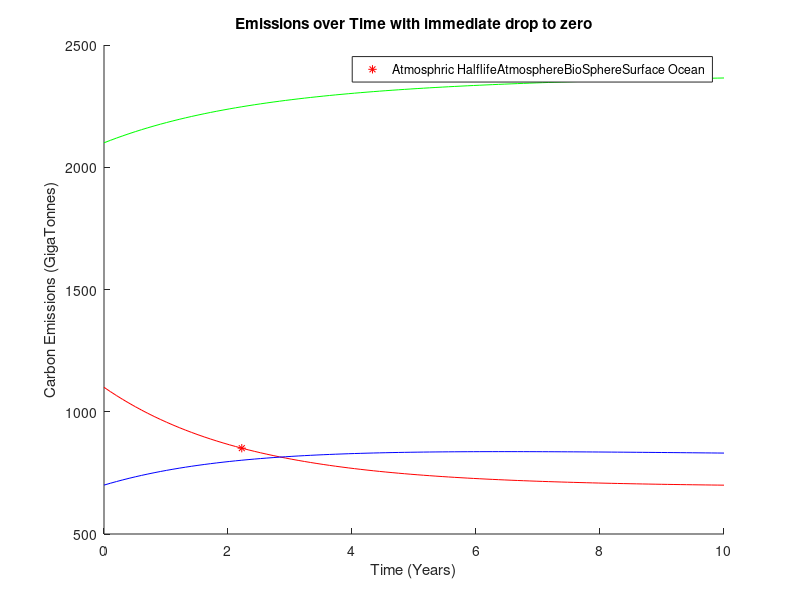

Here is the MATLAB script that generated this plot:
clc
clear 
format long

x_2020 = [11e2, 2.1e3, 7e2, 3.8e4, 4.8e7];

A = [-210.15/600 ,2/35, 9/70, 0, .15/4.8e7; ...
    1/5, -2/35, 0, 0, 0; ...
    90.5/600, 0, -95.3/700, 5/38000, .15/4.8e7;...
    0, 0, 5.3/700, -5.3/38000, 0;...
    0, 0, 0, .3/38000, -.3/4.8e7];

[V,D] = eig(A);

t = 0;
a = V\x_2020';
f = @(t) a.*exp(diag(D)*t);
x = @(t) V*f(t);
t = linspace(0,10);

X = x(t);
% plot(t,X(1:3,:))
hold on
plot(2.2222,851.056,'r*')
plot(t,X(1,:),'r')
plot(t,X(2,:),'g')
plot(t,X(3,:),'b')
title('Emissions over Time with immediate drop to zero')
ylabel('Carbon Emissions (GigaTonnes)')
xlabel('Time (Years)')
Labels = ["Atmosphric Halflife" "Atmosphere" "BioSphere" "Surface Ocean"];
legend(Labels);
